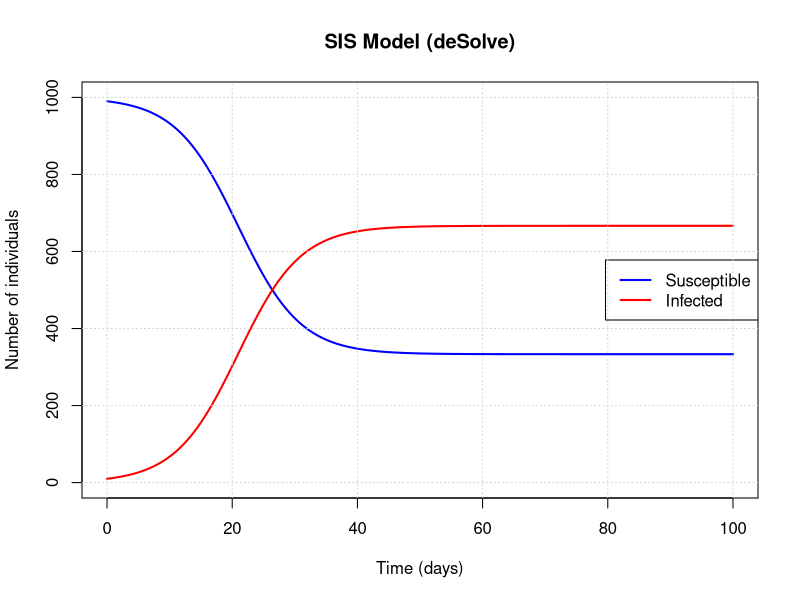
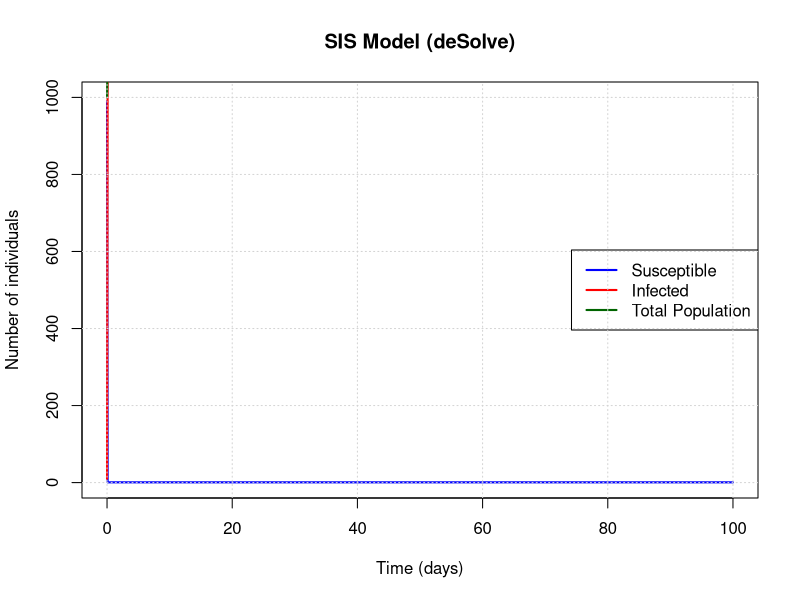
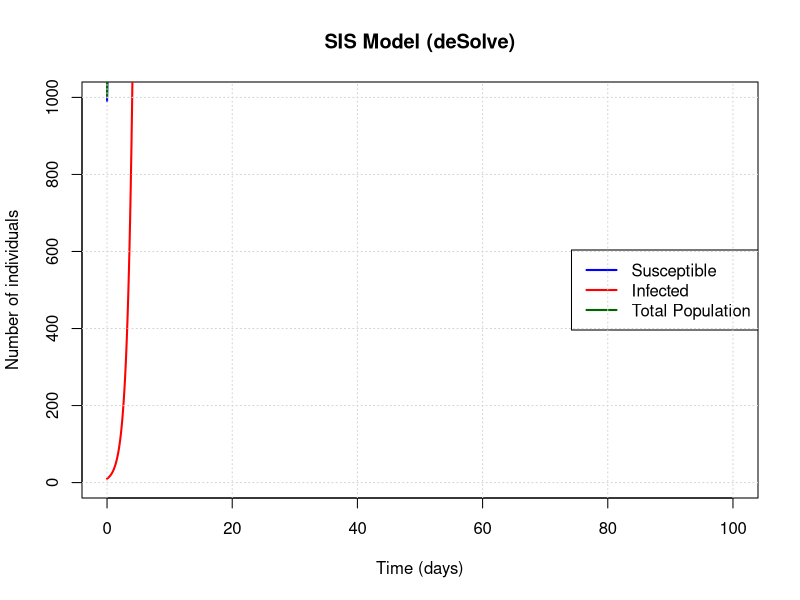
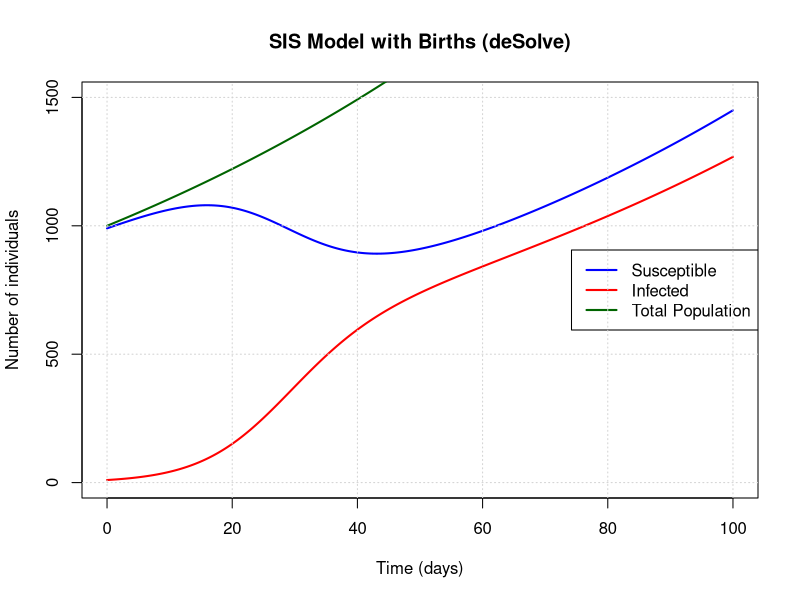
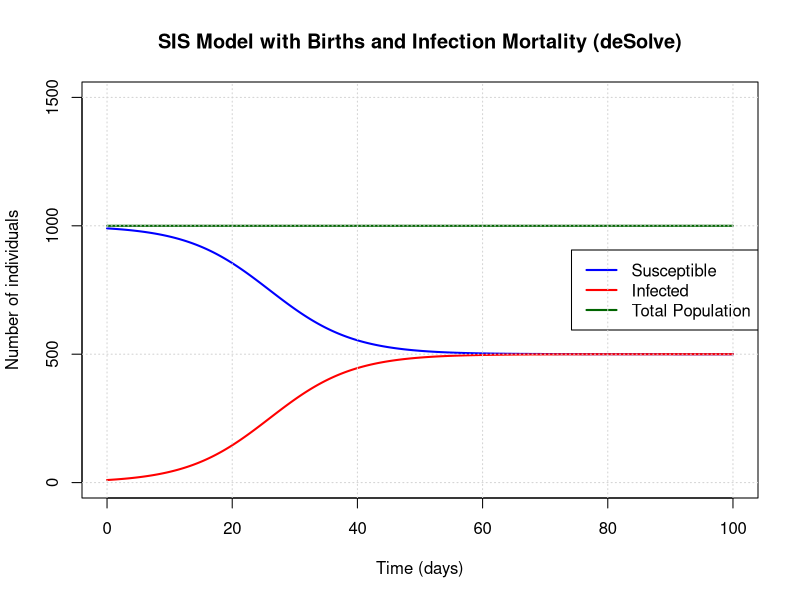
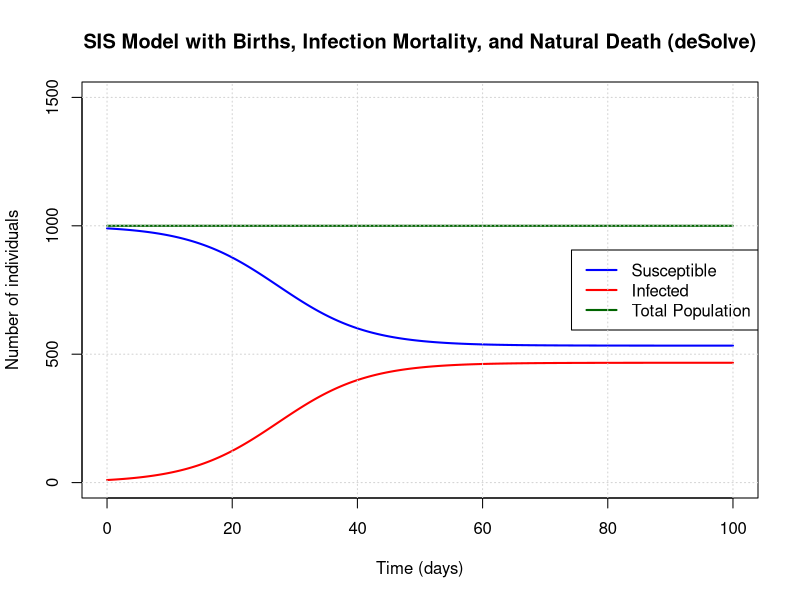

These figures' R source, in order:
## ---- chunk 1
knitr::opts_chunk$set(echo = TRUE)
#this is my first version of an age-structured SIS model that describes white-nose syndrome dynamics
library(deSolve)
## ---- chunk 2
# Define the SIS model as a system of ODEs
SIS_model <- function(t, state, parameters) {
  with(as.list(c(state, parameters)), {
    dS <- -beta * S * I / N + gamma * I
    dI <- beta * S * I / N - gamma * I
    
    return(list(c(dS, dI)))
  })
}

# Parameters
parameters <- c(beta = 0.3, gamma = 0.1, N = 1000)

# Initial state
initial_state <- c(S = 990, I = 10)

# Time sequence
times <- seq(0, 100, by = 0.1)

# Solve ODE
solution <- ode(y = initial_state, times = times, func = SIS_model, parms = parameters)

# Plot results
plot(solution[, "time"], solution[, "S"], type = "l", col = "blue", 
     ylim = c(0, 1000), xlab = "Time (days)", ylab = "Number of individuals",
     main = "SIS Model (deSolve)", lwd = 2)
lines(solution[, "time"], solution[, "I"], col = "red", lwd = 2)
legend("right", legend = c("Susceptible", "Infected"), 
       col = c("blue", "red"), lty = 1, lwd = 2)
grid()
## ---- chunk 3
#removing sex, birth differences for ages and infection, and hibernation dynamics
#b is weekly birth rate
#mu is weekly natural death rate
#beta is weekly rate of WNS transmission
#v is virulence, weekly rate of death from infection
#r is weekly rate of recovery from infection

SIS_model <- function(t, state, parameters) {
  with(as.list(c(state, parameters)), {
    dS <- ((1 - mu) * S) - (beta * S * I ) + (b * (S+I)) + (r * I)
    dI <- ((1 - v) * (1 - mu) * I) + (beta * S * I) - (r * I)
    N_total <- S + I
    
    return(list(c(dS, dI), N_total = N_total))
  })
}

#start with no births, no natural death, no death from infection
parameters <- c(mu = 0, beta = 0.3, v = 0, b = 0, r = 0.2)

initial_state <- c(S = 990, I = 10)

times <- seq(0, 100, by = 0.1)

solution <- ode(y = initial_state, times = times, func = SIS_model, parms = parameters)

plot(solution[, "time"], solution[, "S"], type = "l", col = "blue", 
     ylim = c(0, 1000), xlab = "Time (days)", ylab = "Number of individuals",
     main = "SIS Model (deSolve)", lwd = 2)
lines(solution[, "time"], solution[, "I"], col = "red", lwd = 2)
lines(solution[, "time"], solution[, "N_total"], col = "darkgreen", lwd = 2)
legend("right", legend = c("Susceptible", "Infected", "Total Population"), 
       col = c("blue", "red", "darkgreen"), lty = 1, lwd = 2)
grid()
## ---- chunk 4
SIS_model <- function(t, state, parameters) {
  with(as.list(c(state, parameters)), {
    dS <- ((1 - mu) * S) - (beta * S * I / (S + I)) + (b * (S+I)) + (r * I)
    dI <- ((1 - v) * (1 - mu) * I) + (beta * S * I / (S + I)) - (r * I)
    N_total <- S + I
    
    return(list(c(dS, dI), N_total = N_total))
  })
}

# Set r (recovery rate) to a positive value instead of 0
parameters <- c(mu = 0, beta = 0.3, v = 0, b = 0, r = 0.15)

initial_state <- c(S = 990, I = 10)

times <- seq(0, 100, by = 0.1)

solution <- ode(y = initial_state, times = times, func = SIS_model, parms = parameters)

plot(solution[, "time"], solution[, "S"], type = "l", col = "blue", 
     ylim = c(0, 1000), xlab = "Time (days)", ylab = "Number of individuals",
     main = "SIS Model (deSolve)", lwd = 2)
lines(solution[, "time"], solution[, "I"], col = "red", lwd = 2)
lines(solution[, "time"], solution[, "N_total"], col = "darkgreen", lwd = 2)
legend("right", legend = c("Susceptible", "Infected", "Total Population"), 
       col = c("blue", "red", "darkgreen"), lty = 1, lwd = 2)
grid()
## ---- chunk 5
SIS_model <- function(t, state, parameters) {
  with(as.list(c(state, parameters)), {
    N <- S + I  # Total population
    
    dS <- -beta * S * I / N + r * I + b * (S + I)  # Lose to infection, gain from recovery, gain from births to S compartment
    dI <- beta * S * I / N - r * I                 # Gain from infection, lose to recovery
    N_total <- S + I
    
    return(list(c(dS, dI), N_total = N_total))
  })
}

# Parameters
parameters <- c(beta = 0.3, r = 0.15, b = 0.01)

initial_state <- c(S = 990, I = 10)

times <- seq(0, 100, by = 0.1)

solution <- ode(y = initial_state, times = times, func = SIS_model, parms = parameters)

plot(solution[, "time"], solution[, "S"], type = "l", col = "blue", 
     ylim = c(0, 1500), xlab = "Time (days)", ylab = "Number of individuals",
     main = "SIS Model with Births (deSolve)", lwd = 2)
lines(solution[, "time"], solution[, "I"], col = "red", lwd = 2)
lines(solution[, "time"], solution[, "N_total"], col = "darkgreen", lwd = 2)
legend("right", legend = c("Susceptible", "Infected", "Total Population"), 
       col = c("blue", "red", "darkgreen"), lty = 1, lwd = 2)
grid()
#tried this with birth both at 0 and 0.01, and it worked
## ---- chunk 6
SIS_model <- function(t, state, parameters) {
  with(as.list(c(state, parameters)), {
    N <- S + I  # Total population
    
    dS <- -beta * S * I / N + r * I + b * (S + I)  # Lose to infection, gain from recovery, gain from births to S compartment
    dI <- beta * S * I / N - r * I - v * I         # Gain from infection, lose to recovery, lose to death from infection
    N_total <- S + I
    
    return(list(c(dS, dI), N_total = N_total))
  })
}

# Parameters
parameters <- c(beta = 0.3, r = 0.15, b = 0, v = 0)

initial_state <- c(S = 990, I = 10)

times <- seq(0, 100, by = 0.1)

solution <- ode(y = initial_state, times = times, func = SIS_model, parms = parameters)

plot(solution[, "time"], solution[, "S"], type = "l", col = "blue", 
     ylim = c(0, 1500), xlab = "Time (days)", ylab = "Number of individuals",
     main = "SIS Model with Births and Infection Mortality (deSolve)", lwd = 2)
lines(solution[, "time"], solution[, "I"], col = "red", lwd = 2)
lines(solution[, "time"], solution[, "N_total"], col = "darkgreen", lwd = 2)
legend("right", legend = c("Susceptible", "Infected", "Total Population"), 
       col = c("blue", "red", "darkgreen"), lty = 1, lwd = 2)
grid()

#tried this model at both v=0 and v=0.1, and it worked
## ---- chunk 7
#b is weekly birth rate
#mu is weekly natural death rate
#beta is weekly rate of WNS transmission
#v is virulence, weekly rate of death from infection
#r is weekly rate of recovery from infection

SIS_model <- function(t, state, parameters) {
  with(as.list(c(state, parameters)), {
    N <- S + I  # Total population
    
    dS <- -beta * S * I / N + r * I + b * (S + I) - mu * S  # Lose to infection, gain from recovery, gain from births, lose to natural death
    dI <- beta * S * I / N - r * I - v * I - mu * I         # Gain from infection, lose to recovery, lose to death from infection, lose to natural death
    N_total <- S + I
    
    return(list(c(dS, dI), N_total = N_total))
  })
}

# Parameters
parameters <- c(beta = 0.3, r = 0.15, b = 0.01, v = 0, mu = 0.01)

initial_state <- c(S = 990, I = 10)

times <- seq(0, 100, by = 0.1)

solution <- ode(y = initial_state, times = times, func = SIS_model, parms = parameters)

plot(solution[, "time"], solution[, "S"], type = "l", col = "blue", 
     ylim = c(0, 1500), xlab = "Time (days)", ylab = "Number of individuals",
     main = "SIS Model with Births, Infection Mortality, and Natural Death (deSolve)", lwd = 2)
lines(solution[, "time"], solution[, "I"], col = "red", lwd = 2)
lines(solution[, "time"], solution[, "N_total"], col = "darkgreen", lwd = 2)
legend("right", legend = c("Susceptible", "Infected", "Total Population"), 
       col = c("blue", "red", "darkgreen"), lty = 1, lwd = 2)
grid()
#set b, v, and mu to 0 and population is stable
#set mu to 0.01 and population declines over time, as expected
#set births and natural deaths to the same, population stays stable as expected
#model seems to be working
